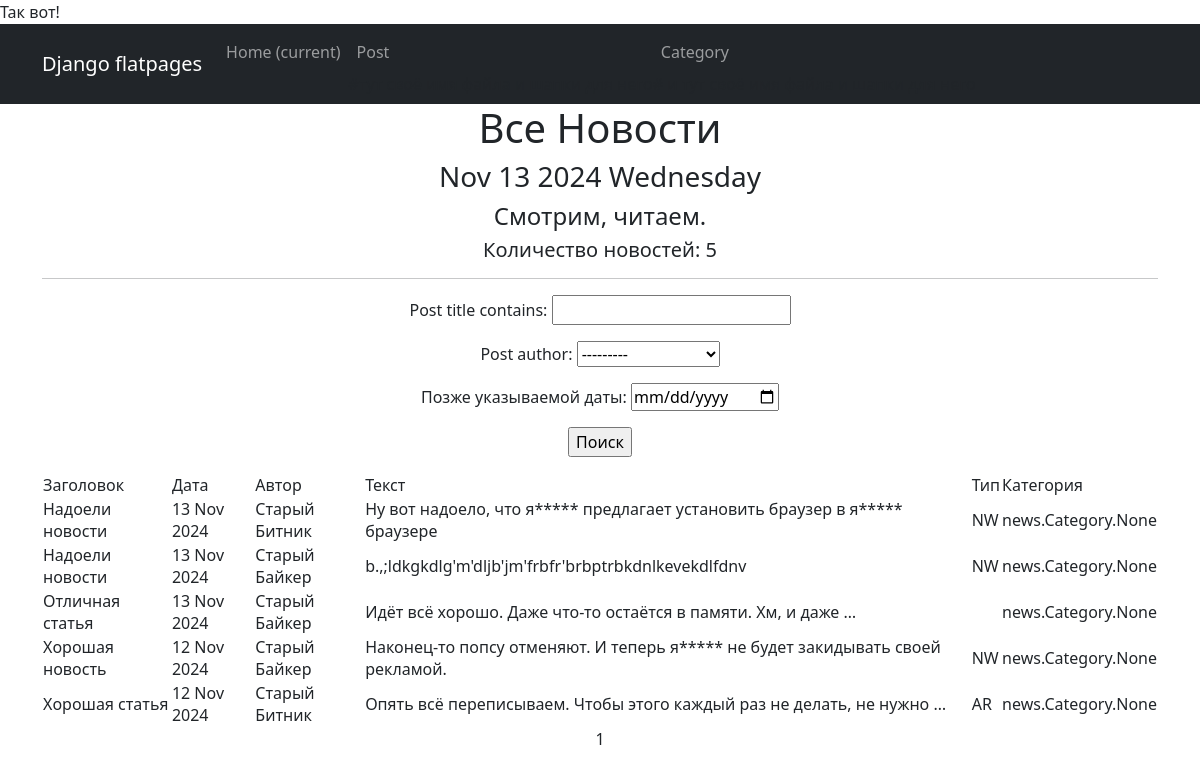
Page /post/ on the committed database.
### news/models.py (models this page shows, shortened)
class Post(models.Model):
    NEWS = 'NW'
    ARTICLE = 'AR'
    TYPE_CHOICES = [
        (NEWS, 'Новость'),
        (ARTICLE, 'Статья'),
    ]
    post_author = models.ForeignKey(Author, on_delete=models.CASCADE,)
    post_type = models.CharField(choices=TYPE_CHOICES, max_length=64,)
    post_datetime = models.DateTimeField(auto_now_add=True,)
    post_category = models.ManyToManyField(Category, through='PostCategory',)
    post_title = models.CharField(max_length=64)
    post_text = models.TextField()

class Author(models.Model):
    name_author = models.OneToOneField(User, on_delete=models.CASCADE, )
    def __str__(self):
        return self.name_author.username

### news/views.py (the view)
# urls.py: urlpatterns = [path('post/', PostList.as_view()),
class PostList(ListView):
    model = Post
    ordering = 'post_title'
    template_name = 'flatpages/post.html'
    context_object_name = 'post'
    paginate_by = 10
    def get_queryset(self):
        queryset = super().get_queryset()
        self.filterset = PostFilter(self.request.GET, queryset)
        return self.filterset.qs
    def get_context_data(self, news=None, **kwargs):
        context = super().get_context_data(**kwargs)
        context['time_now'] = datetime.utcnow()
        context['next_sale'] = None
        context['filterset'] = self.filterset
        return context

### news/templatetags/censor_filters.py (called while the page is built)
@register.filter()
def censor(value):
    words = value.split()
    for i in range(len(words)):
        if words[i].lower() in CENSOR_WORDS:
            words[i] = words[i][0] + '*' * (len(words[i]) - 1)
    return ' '.join(words)

### news/templatetags/custom_tags.py (called while the page is built)
@register.simple_tag()
def current_time(format_string='%b %d %Y %A'):
    return datetime.utcnow().strftime(format_string)

### news/templates/flatpages/post.html (shortened to what this page needs)
{% extends 'flatpages/default.html' %}
{% load censor_filters %}
{% load custom_tags %}
{% block content %}
    <h1>Все Новости</h1>
    <h3>{% current_time '%b %d %Y %A' %}</h3>
    <h4>{{ next_sale|default_if_none:"Смотрим, читаем." }}</h4>
    <td><h5>Количество новостей: {{ post|length }}</h5></td>
    <hr>
    <form action="" method="get">
        {{ filterset.form.as_p }}
        <input type="submit" value="Поиск"/>
    </form>
    {% if post %}
        <table>
            <tr>
                <td>Заголовок</td>
                <td>Дата</td>
                <td>Автор</td>
                <td>Текст</td>
                <td>Тип</td>
                <td>Категория</td>
            </tr>
            {% for post in post %}
            <tr>
                <td>{{ post.post_title|censor }}</td>
                <td>{{ post.post_datetime|date:'d M Y' }}</td>
                <td>{{ post.post_author }}</td>
                <td>{{ post.post_text|truncatewords:11|censor }}</td>
                <td>{{ post.post_type }}</td>
                <td>{{ post.post_category }}</td>
            </tr>
            {% endfor %}
        </table>
    {% else %}
        <h2>Новостей нет</h2>
    {% endif %}
    {{ page_obj.number }}
{% endblock content %}

### news/templates/flatpages/default.html (shortened to what this page needs)
<!DOCTYPE html>
<html lang="en">
    <head>
        {% load static %}
        <link href="{% static 'css/styles.css' %}" rel="stylesheet" />
    </head>
    <body>
        <nav class="navbar navbar-expand-lg navbar-dark bg-dark static-top">
   <div class="container">
       <a class="navbar-brand" href="#">Django flatpages</a>
       <div class="collapse navbar-collapse" id="navbarResponsive">
           <ul class="navbar-nav ml-auto">
               <li class="nav-item active">
                   <a class="nav-link" href="#">Home
                       <span class="sr-only">(current)</span>
                   </a>
               </li>
               <li class="nav-item">
                   <a class="nav-link" href="/post/">Post</a>      #тут своё имя файла и шапки для него
               </li>
               <li class="nav-item">
                   <a class="nav-link" href="/category/">Category</a>   # и тут своё имя файла и шапки для него
               </li>
           </ul>
       </div>
   </div>
</nav>
        <div class="container">
            <div class="row">
                <div class="col-lg-12 text-center">
                    {% block content %}{% endblock content %}
                </div>
            </div>
        </div>
    </body>
</html>

### rows in the picture
Post: post_title|censor "Надоели новости", post_datetime "13 Nov 2024", post_author "Старый Битник", post_text|censor "Ну вот надоело, что я***** предлагает установить браузер в я***** браузере", post_type "NW", post_category "news.Category.None"
Post: post_title|censor "Надоели новости", post_datetime "13 Nov 2024", post_author "Старый Байкер", post_text|censor "b.,;ldkgkdlg'm'dljb'jm'frbfr'brbptrbkdnlkevekdlfdnv", post_type "NW", post_category "news.Category.None"
Post: post_title|censor "Отличная статья", post_datetime "13 Nov 2024", post_author "Старый Байкер", post_text|censor "Идёт всё хорошо. Даже что-то остаётся в памяти. Хм, и даже …", post_category "news.Category.None"
Post: post_title|censor "Хорошая новость", post_datetime "12 Nov 2024", post_author "Старый Байкер", post_text|censor "Наконец-то попсу отменяют. И теперь я***** не будет закидывать своей рекламой.", post_type "NW", post_category "news.Category.None"
Post: post_title|censor "Хорошая статья", post_datetime "12 Nov 2024", post_author "Старый Битник", post_text|censor "Опять всё переписываем. Чтобы этого каждый раз не делать, не нужно …", post_type "AR", post_category "news.Category.None"

### other values in the picture
{{ next_sale|default_if_none:"Смотрим, читаем." }} "Смотрим, читаем."
{{ post|length }} "5"
{{ page_obj.number }} "1"
